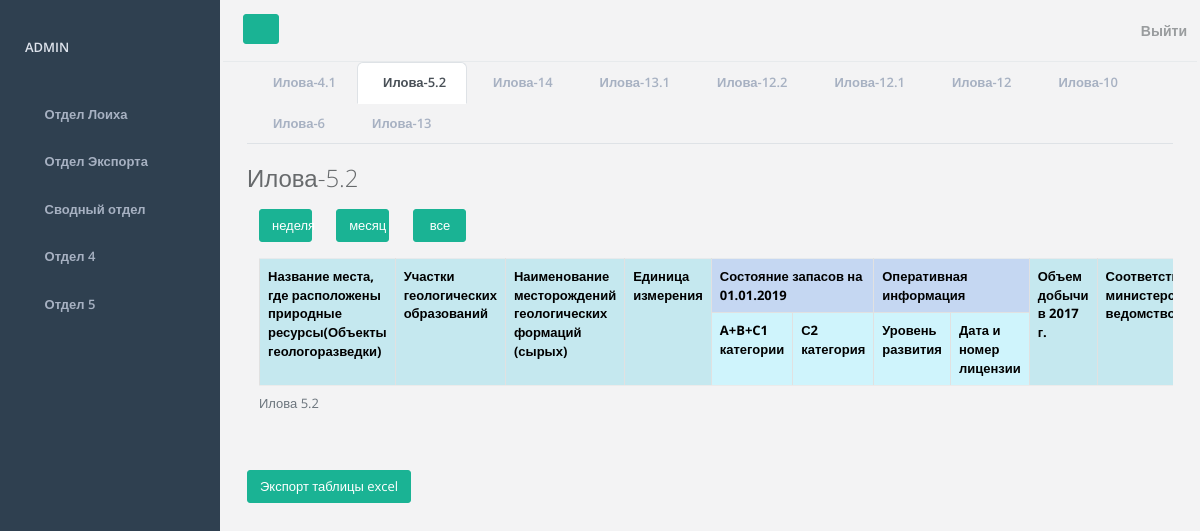
Before: /projects-department/table/ilova-5.2 (signed in) with the older database file.
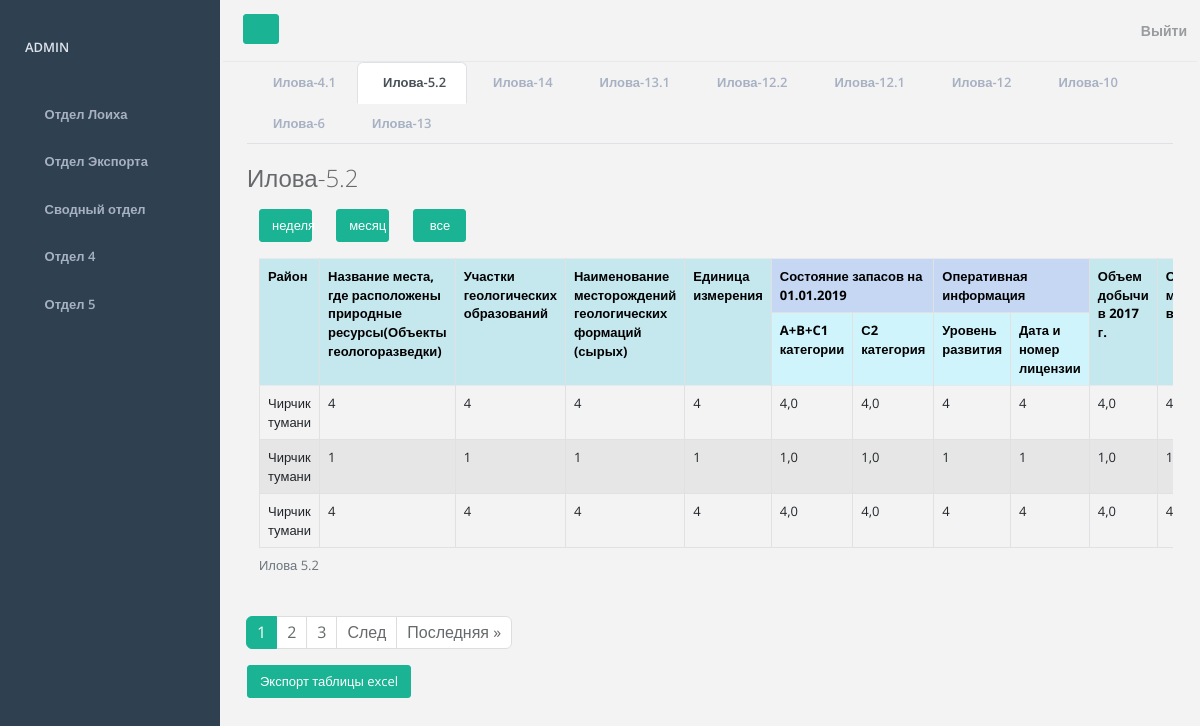
After: the same page with the newer database file.
### mainapp/models.py (models this page shows, shortened)
class Loiha52(models.Model):
    district = models.ForeignKey(District, on_delete=models.PROTECT, verbose_name="Район")
    places_of_exploration = models.CharField(max_length=255, verbose_name="Название места, где расположены природные ресурсы(Объекты геологоразведки)")
    sites_of_geo_formations = models.CharField(max_length=255, verbose_name="Участки геологических образований")
    name_of_formations = models.CharField(max_length=255, verbose_name="Наименование месторождений геологических формаций (сырых)")
    unit = models.CharField(max_length=255, verbose_name="Единица измерения")
    abc_categories = models.FloatField(blank=True, verbose_name="A+B+C1 категории")
    c2_category = models.FloatField(blank=True, verbose_name="С2 категория")
    lvl_development_operational_information = models.CharField(max_length=255, verbose_name="Уровень развития")
    date_license_operational_information = models.CharField(max_length=255, verbose_name="Дата и номер лицензии")
    volume_of_production_2017 = models.FloatField(blank=True, verbose_name="Объем добычи в 2017 г.")
    ministry_and_department = models.CharField(max_length=255, verbose_name="Соответствующее министерство и ведомство")
    confirmed_stock_and_date = models.CharField(max_length=255, verbose_name="Подтвержденный отчет о запасах и его дата")
    comment = models.CharField(max_length=255, blank=True, verbose_name="Комментарий")
    time_create = models.DateTimeField(auto_now_add=True, verbose_name="Дата создания записи")
    time_update = models.DateTimeField(auto_now=True, verbose_name="Дата обновления записи")
    is_published = models.BooleanField(default=True, verbose_name="Опубликовано")
    class Meta:
        verbose_name = 'Таблица 5.2'
        verbose_name_plural = 'Таблицы 5.2'
        ordering = ['-time_create']

class District(models.Model):
    id = models.AutoField(primary_key=True)
    district = models.CharField(max_length=50, verbose_name="Район", blank=True, null=True)
    def __str__(self):
        return self.district
    class Meta:
        verbose_name = 'Район'
        verbose_name_plural = 'Районы'

### mainapp/views.py (the view)
# urls.py: path('projects-department/table/ilova-5.2', views.get_data_table_Loiha52, name='table_loiha5.2'),
def get_data_table_Loiha52(request):
    return get_data_table(request, 'loiha52', 'Илова-5.2')

### mainapp/utils.py (called while the page is built)
def show_data_table(request, model):
    model = model.objects.filter(district=request.user.district)
    return model

def show_data_table_to_departament(model):
    model = model.objects.all()
    return model

def get_context_data(page_obj, title, menu, table_data):
    context = {
        'page_obj': page_obj,
        'title': title,
        'projects_department': menu,
        'table_data': table_data
    }
    return context

def get_group_loiha_id(request):
    return request.user.groups.filter(id=3).exists() and request.user.groups.filter(id=1)

def paginate_page(request, table_data):
    paginator = Paginator(table_data, 3)
    page_number = request.GET.get('page')
    page_obj = paginator.get_page(page_number)
    return page_obj

### mainapp/templates/mainapp/data_table/table_loiha52.html (shortened to what this page needs)
{% extends 'mainapp/departments/projects_department.html' %}
{% block table %}
<h2 class="mb-3">
    {{ title }}</h2>
{% block filter %}
<div class="container mb-3">
    <div class="row">
        <div class="col-1"><a class="btn btn btn-primary w-100"
                              href="{% url 'table_filter_loiha52' filter_slug='week' %}">неделя</a></div>
        <div class="col-1"><a class="btn btn btn-primary w-100"
                              href="{% url 'table_filter_loiha52' filter_slug='month' %}">месяц</a></div>
        <div class="col-1"><a class="btn btn btn-primary w-100" href="{% url 'table_loiha5.2' %}">все</a></div>
    </div>
</div>
{% endblock %}
<div class="container overflow-auto">
    <table class="table table-bordered table-striped">
        <caption>
            Илова 5.2
        </caption>
        <tr>
            {% for group in request.user.groups.all %}
            {% if group.id == 3 %}
            <th rowspan="2" class="table-info">Район</th>
            {% endif %}
            {% endfor %}
            <th rowspan="2" class="table-info">Название места, где расположены природные ресурсы(Объекты
                геологоразведки)
            </th>
            <th rowspan="2" class="table-info">Участки геологических образований</th>
            <th rowspan="2" class="table-info">Наименование месторождений геологических формаций (сырых)</th>
            <th rowspan="2" class="table-info">Единица измерения</th>
            <th colspan="2" class="table-primary">Состояние запасов на 01.01.2019</th>
            <th colspan="2" class="table-primary">Оперативная информация</th>
            <th rowspan="2" class="table-info">Объем добычи в 2017 г.</th>
            <th rowspan="2" class="table-info">Соответствующее министерство и ведомство</th>
        </tr>
        <tr>
            <th class="table-info">A+B+C1 категории</th>
            <th class="table-info">С2 категория</th>
            <th class="table-info">Уровень развития</th>
            <th class="table-info">Дата и номер лицензии</th>
        </tr>
        {% for data in page_obj %}
        <tr>
            {% for group in request.user.groups.all %}
            {% if group.id == 3 %}
            <td>{{data.district}}</td>
            {% endif %}
            {% endfor %}
            <td>{{data.places_of_exploration}}</td>
            <td>{{data.sites_of_geo_formations}}</td>
            <td>{{data.name_of_formations}}</td>
            <td>{{data.unit}}</td>
            <td>{{data.abc_categories}}</td>
            <td>{{data.c2_category}}</td>
            <td>{{data.lvl_development_operational_information}}</td>
            <td>{{data.date_license_operational_information}}</td>
            <td>{{data.volume_of_production_2017}}</td>
            <td>{{data.ministry_and_department}}</td>
        </tr>
        {%endfor%}
    </table>
</div>
{% include 'mainapp/pagination.html' %}
{% endblock %}
{% if not 'week' in request.get_full_path and not 'month' in request.get_full_path %}
    {% block export_table %}
        <a class="btn btn-primary mb-5" href="{% url 'export-excel-loiha52' filter_slug='all' %}">Экспорт таблицы excel</a>
    {% endblock %}
{% elif 'week' in request.get_full_path %}
    {% block export_table_week %}
        <a class="btn btn-primary mb-5" href="{% url 'export-excel-loiha52' filter_slug='week' %}">Экспорт таблицы excel</a>
    {% endblock %}
{% elif 'month' in request.get_full_path %}
    {% block export_table_month %}
        <a class="btn btn-primary mb-5" href="{% url 'export-excel-loiha52' filter_slug='month' %}">Экспорт таблицы excel</a>
    {% endblock %}
{% endif %}

Changed rows visible on the page:
added Loiha52: district "Чирчик тумани", places_of_exploration "4", sites_of_geo_formations "4", name_of_formations "4", unit "4", abc_categories "4,0", c2_category "4,0", lvl_development_operational_information "4", date_license_operational_information "4", volume_of_production_2017 "4,0", ministry_and_department "4"
added Loiha52: district "Чирчик тумани", places_of_exploration "1", sites_of_geo_formations "1", name_of_formations "1", unit "1", abc_categories "1,0", c2_category "1,0", lvl_development_operational_information "1", date_license_operational_information "1", volume_of_production_2017 "1,0", ministry_and_department "1"
now on this page (row unchanged): Loiha52: district "Чирчик тумани", places_of_exploration "4", sites_of_geo_formations "4", name_of_formations "4", unit "4", abc_categories "4,0", c2_category "4,0", lvl_development_operational_information "4", date_license_operational_information "4", volume_of_production_2017 "4,0", ministry_and_department "4"
Other visible differences:
new list line: "1"
new list line: "2"
new list line: "3"
text now shown: "След Последняя »"
